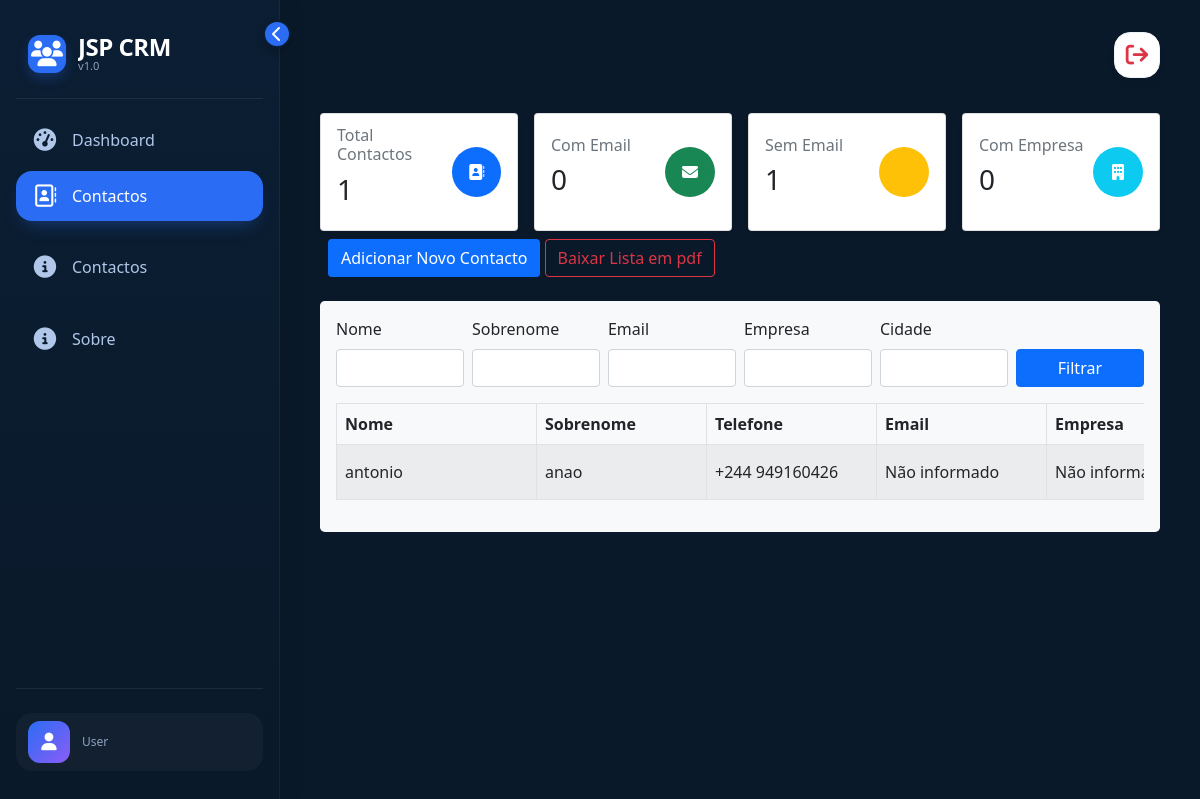
/pt/contacts/list/, run on an earlier commit of the app's database.
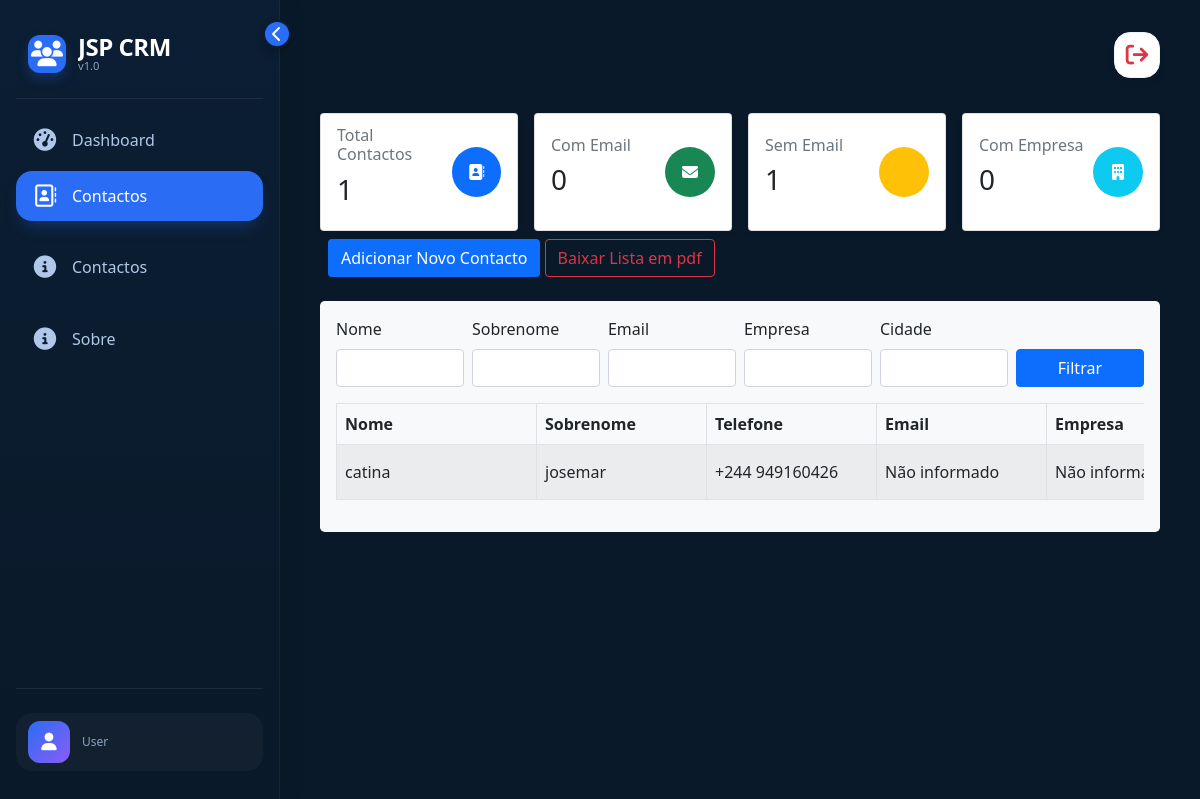
And on a later commit of the database.
### contacts/models.py (models this page shows, shortened)
class Contact(models.Model):
    name = models.CharField(max_length=100)
    surname = models.CharField(max_length=100)
    phone = models.CharField(max_length=20)
    email = models.EmailField(max_length=100, null=True, blank=True)
    company = models.CharField(max_length=100, null=True, blank=True)
    job_title = models.CharField(max_length=100, null=True, blank=True)
    address = models.TextField(null=True, blank=True)
    city = models.CharField(max_length=100, null=True, blank=True)
    state = models.CharField(max_length=100, null=True, blank=True)
    country = models.CharField(max_length=100, null=True, blank=True)
    postal_code = models.CharField(max_length=100, null=True, blank=True)
    assigned_to = models.ForeignKey(
        User, on_delete=models.DO_NOTHING, related_name="cliente"
    )
    created_by = models.ForeignKey(
        User, on_delete=models.DO_NOTHING, related_name="clientes"
    )
    created_at = models.DateTimeField(auto_now_add=True)
    updated_at = models.DateTimeField(auto_now=True)

### contacts/views.py (the view)
# urls.py: path("list/", views.list_contacts, name="list"),
def list_contacts(request):
    contacts_qs = Contact.objects.all()
    contact_filter = ContactFilter(request.GET, queryset=contacts_qs)
    filtered_contacts = contact_filter.qs
    context = {
        "contactos": filtered_contacts,
        "filter": contact_filter,
        "contacts_count": filtered_contacts.count(),
        "contacts_with_email": filtered_contacts.filter(email__isnull=False)
        .exclude(email="")
        .count(),
        "contacts_without_email": filtered_contacts.filter(
            Q(email__isnull=True) | Q(email="")
        ).count(),
        "contacts_with_company": filtered_contacts.filter(company__isnull=False)
        .exclude(company="")
        .count(),
    }
    return render(request, "list_contacts.html", context)

### contacts/templates/list_contacts.html (shortened to what the changed rows need)
{% extends "base.html" %}
{% load i18n %}
{% block content %}
<section class='bg-light rounded-3 mt-3 p-3'>
    <div class="table-responsive">
        <table class="table table-striped table-bordered align-middle contacts-table">
            <thead>
                <tr>
                    <th>{% trans 'Nome' %}</th>
                    <th>{% trans 'Sobrenome' %}</th>
                    <th>{% trans 'Telefone' %}</th>
                    <th>{% trans 'Email' %}</th>
                    <th>{% trans 'Empresa' %}</th>
                </tr>
            </thead>
            <tbody>
{% for contact in contactos %}
                    <tr>
                        <td>{{ contact.name }}</td>
                        <td>{{ contact.surname }}</td>
                        <td>{{ contact.phone }}</td>
                        <td>{{ contact.email|default_if_none:"Não informado"}}</td>
                        <td>{{ contact.company|default_if_none:"Não informado" }}</td>
                    </tr>
{% empty %}
                <tr>
                    <td colspan="15" class="text-center">{% trans 'Nenhum contacto encontrado.' %}</td>
                </tr>
{% endfor %}
            </tbody>
        </table>
    </div>
</section>
{% endblock content %}

What changed in the data, as far as the page shows it:
removed Contact: name "antonio", surname "anao", phone "+244 949160426", email "Não informado", company "Não…"
added Contact: name "catina", surname "josemar", phone "+244 949160426", email "Não informado", company "Não…"
